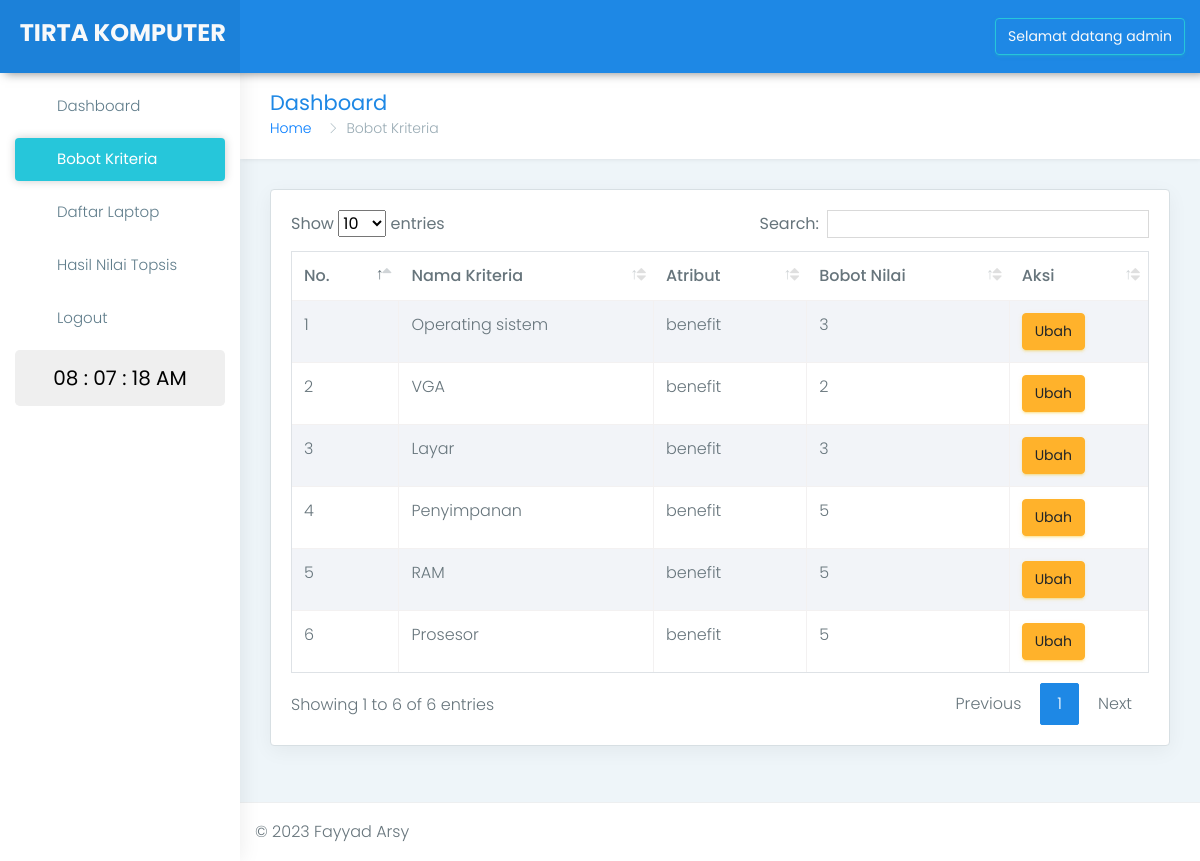
/kriteria.php (signed in), run on the app's committed database.
### tables this page shows
CREATE TABLE `kriteria` (
  `id_kriteria` int(11) NOT NULL,
  `atribut` varchar(50) NOT NULL,
  `bobot_nilai` varchar(50) NOT NULL,
  `nama_kriteria` varchar(50) NOT NULL
);

### kriteria.php (the view, shortened to what this page needs)
<?php
include "header.php";
include "sidebar.php";
include "connect.php";
?>
<div class="page-wrapper">
    <div class="container-fluid">
        <div class="row page-titles">
            <div class="col-md-5 col-8 align-self-center">
                <h3 class="text-themecolor m-b-0 m-t-0">Dashboard</h3>
                <ol class="breadcrumb">
                    <li class="breadcrumb-item"><a href="javascript:void(0)">Home</a></li>
                    <li class="breadcrumb-item active">Bobot Kriteria</li>
                </ol>
            </div>
        </div>
        <div class="row">
            <div class="col-12">
                <div class="card">
                    <div class="card-block">
                        <div class="table-responsive">
                            <table id="datatable" class="table table-striped table-bordered" style="width:100%">
                            <thead>
                                <tr>
                                    <th>No.</th>
                                    <th>Nama Kriteria</th>
                                    <th>Atribut</th>
                                    <th>Bobot Nilai</th>
                                    <th>Aksi</th>
                                </tr>
                            </thead>
                            <tbody>
                                <?php
                                $sql=mysqli_query($koneksi, "SELECT * FROM kriteria ORDER BY id_kriteria DESC");
                                $no=1;
                                while($row=mysqli_fetch_array($sql)){
                                 ?>
                                <tr class="td" bgcolor='#FFF'>
                                    <td><?= $no; ?></td>
                                    <td><?= $row['nama_kriteria']; ?></td>
                                    <td><?= $row['atribut']; ?></td>
                                    <td><?= $row['bobot_nilai']; ?></td>
                                    <?php
                                    print("<td> <a class='btn btn-warning' href=editkriteria.php?idk=$row[id_kriteria]>Ubah</a> </td>");
                                    $no++;
                                    ?>
                                </tr>
                               <?php } ?>
                            </tbody>
                        </table>
                        </div>
                    </div>
                </div>
            </div>
        </div>
    </div>
<?php
  include "footer.php";
?>

### css/colors/blue.css (style rules this page uses)
.text-themecolor { color: #1e88e5 !important; }

### data on the page
kriteria: nama_kriteria "Operating sistem", atribut "benefit", bobot_nilai "3"
kriteria: nama_kriteria "VGA", atribut "benefit", bobot_nilai "2"
kriteria: nama_kriteria "Layar", atribut "benefit", bobot_nilai "3"
kriteria: nama_kriteria "Penyimpanan", atribut "benefit", bobot_nilai "5"
kriteria: nama_kriteria "RAM", atribut "benefit", bobot_nilai "5"
kriteria: nama_kriteria "Prosesor", atribut "benefit", bobot_nilai "5"

### other printed values
$username "admin"
